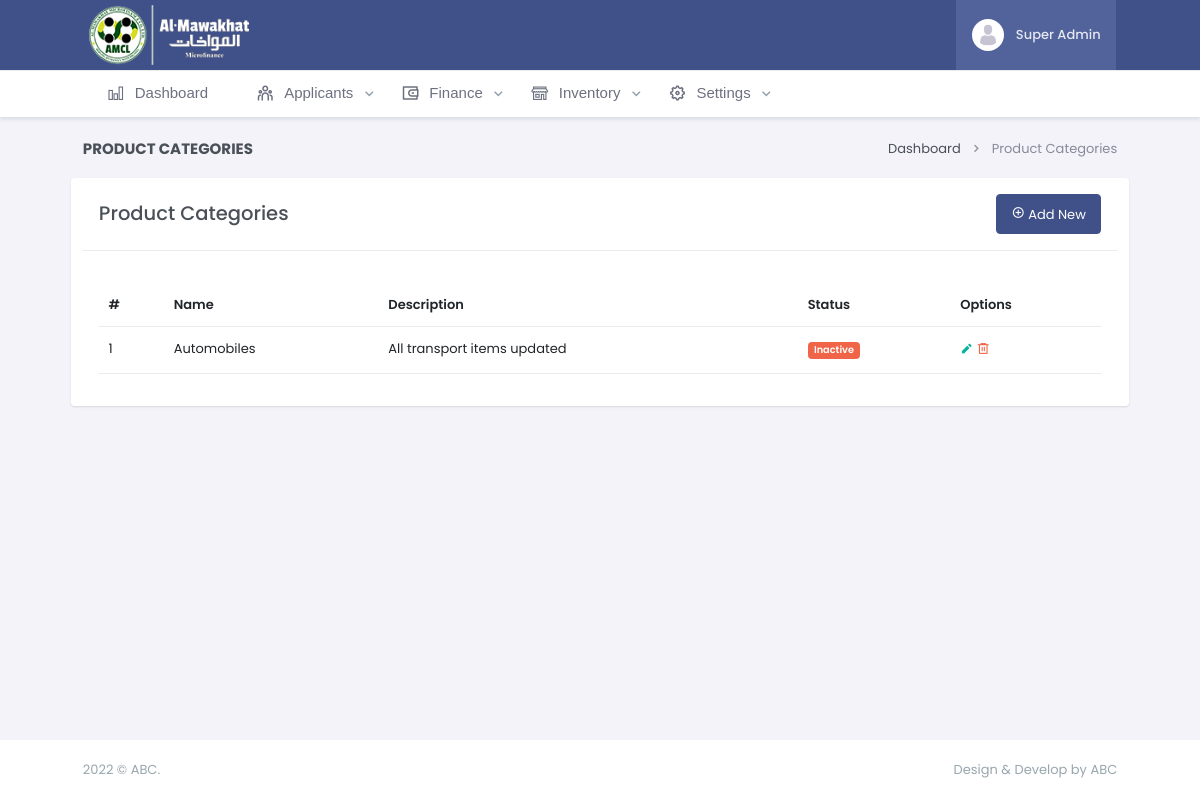
Screenshot of /product-categories (signed in) with the database file from the repository.
### inventory/models.py (models this page shows, shortened)
class ProductCategory(models.Model):
    STAUTS_CHOICES = (
        (1, 'Active'),
        (2, 'Inactive'),
    )
    status = models.IntegerField(choices=STAUTS_CHOICES, default=1)
    name = models.CharField(max_length=100)
    description = models.CharField(max_length=300, null=True, blank=True)
    class Meta:
        verbose_name = 'Product Category'
        verbose_name_plural = 'Product Categories'
        db_table = 'Product Categories'

### inventory/views.py (the view, shortened to what this page needs)
# urls.py: path('product-categories', productCategories, name="product-categories"),
@login_required
def productCategories(request):
    categories = ProductCategory.objects.all().order_by('-id')
    form = ProductCategoryForm()
    context = {
        'categories' : categories,
        'form' : form,
    }
    return render(request, 'inventory/product-categories.html', context)

### templates/inventory/product-categories.html (shortened to what this page needs)
{% extends 'base.html' %} {% load static %} {% load crispy_forms_tags %}
{% block body %}
<div class="row">
    <div class="col-12">
        <div class="page-title-box d-sm-flex align-items-center justify-content-between">
            <h4 class="mb-sm-0">Product Categories</h4>
            <div class="page-title-right">
                <ol class="breadcrumb m-0">
                    <li class="breadcrumb-item"><a href="{% url 'settings:dashboard' %}">Dashboard</a></li>
                    <li class="breadcrumb-item active">Product Categories</li>
                </ol>
            </div>
        </div>
    </div>
</div>
<div class="row">
    <div class="card">
        <div class="card-header d-sm-flex align-items-center justify-content-between">
            <h4 class="mb-sm-0">Product Categories</h4>
            <button class="btn btn-primary float-right" data-bs-toggle="modal" data-bs-target="#addCityModal"><i
                    class="ri-add-circle-line"></i> Add New</button>
        </div>
        <div class="card-body mt-3">
            {% if categories|length %}
            <div class=" table-responsive">
                <table class="table">
                    <thead>
                        <tr>
                            <th>#</th>
                            <th>Name</th>
                            <th>Description</th>
                            <th>Status</th>
                            <th>Options</th>
                        </tr>
                    </thead>
                    <tbody>
                        {% for i in categories %}
                        <tr>
                            <td scope="row">{{forloop.counter}}</td>
                            <td>{{i.name}}</td>
                            <td>{{i.description}}</td>
                            <td>
                                {% if i.status == 1 %}
                                <span class="badge bg-success">{{i.get_status_display}}</span>
                                {% else %}
                                <span class="badge bg-danger">{{i.get_status_display}}</span>
                                {% endif %}
                            </td>
                            <td>
                                <a type="button" class="text-success update-btn" data-id="{{i.id}}"
                                    data-name="{{i.name}}" data-description="{{i.description}}"
                                    data-status="{{i.status}}" data-bs-toggle="modal" data-bs-target="#updateCityModal">
                                    <i class="ri-pencil-fill"></i>
                                </a>
                                <a type="button" class="text-danger delete-btn" data-bs-toggle="modal"
                                    data-bs-target="#DeleteCityModal" data-id="{{i.id}}" data-name="{{i.name}}">
                                    <i class="ri-delete-bin-6-line"></i>
                                </a>
                            </td>
                        </tr>
                        {% endfor %}
                    </tbody>
                </table>
            </div>
            {% else %}
            <div class="card-header">
                <h4 class="text-center">No record found</h4>
            </div>
            {% endif %}
        </div>
    </div>
</div>
{% endblock body %}

### templates/base.html (shortened to what this page needs)
{% load static %}
<!doctype html>
<html lang="en" data-layout="horizontal" data-layout-style="" data-layout-position="fixed" data-topbar="dark">
<head>
    <link href="{% static 'libs/jsvectormap/css/jsvectormap.min.css' %}" rel="stylesheet" type="text/css" />
    <link rel="stylesheet" href="{% static 'libs/dropzone/dropzone.css' %}" type="text/css" />
    <link rel="stylesheet" href="{% static 'libs/filepond/filepond.min.css' %}" type="text/css" />
    <link rel="stylesheet"
        href="{% static 'libs/filepond-plugin-image-preview/filepond-plugin-image-preview.min.css' %}">
    <link href="https://cdn.jsdelivr.net/npm/select2@4.1.0-rc.0/dist/css/select2.min.css" rel="stylesheet" />
    <link href="{% static 'css/bootstrap.min.css' %}" rel="stylesheet" type="text/css" />
    <link href="{% static 'css/icons.min.css' %}" rel="stylesheet" type="text/css" />
    <link href="{% static 'css/app.min.css' %}" rel="stylesheet" type="text/css" />
    <link href="{% static 'css/custom.min.css' %}" rel="stylesheet" type="text/css" />
    <link href="{% static 'libs/sweetalert2/sweetalert2.min.css' %}" rel="stylesheet" type="text/css" />
</head>
<body>
    <div id="layout-wrapper">
        <header id="page-topbar">
            <div class="layout-width">
                <div class="navbar-header">
                    <div class="d-flex">
                        <div class="navbar-brand-box horizontal-logo">
                            <a href="{% url 'settings:dashboard' %}" class="logo logo-light">
                                <span class="logo-lg">
                                    <img src="{% static 'images/logo-light.png' %}" alt="" height="60">
                                </span>
                            </a>
                        </div>
                    </div>
                    <div class="d-flex align-items-center">
                        <div class="dropdown ms-sm-3 header-item topbar-user">
                            <button type="button" class="btn" id="page-header-user-dropdown" data-bs-toggle="dropdown"
                                aria-haspopup="true" aria-expanded="false">
                                <span class="d-flex align-items-center">
                                    <img class="rounded-circle header-profile-user"
                                        src="{% static 'images/users/avatar.jpg' %}" alt="Header Avatar">
                                    <span class="text-start ms-xl-2">
                                        <span
                                            class="d-none d-xl-inline-block ms-1 fw-medium user-name-text">{{request.user.first_name}}
                                            {{request.user.last_name}}</span>
                                    </span>
                                </span>
                            </button>
                        </div>
                    </div>
                </div>
            </div>
        </header>
        <div class="app-menu navbar-menu">
            <div id="scrollbar">
                <div class="container-fluid">
                    <ul class="navbar-nav" id="navbar-nav">
                        <li class="nav-item">
                            <a class="nav-link" href="{% url 'settings:dashboard' %}" aria-expanded="false"
                                aria-controls="sidebarDashboards">
                                <i class="las la-chart-bar"></i> <span data-key="t-dashboards">Dashboard</span>
                            </a>
                        </li>
                        <li class="nav-item">
                            <a class="nav-link" href="{% url 'settings:dashboard' %}" data-bs-toggle="collapse"
                                role="button" aria-expanded="false" aria-controls="sidebarDashboards">
                                <i class=" ri-team-line"></i> <span data-key="t-dashboards">Applicants</span>
                            </a>
                        </li>
                        <li class="nav-item">
                            <a class="nav-link" href="#" data-bs-toggle="collapse" role="button" aria-expanded="false"
                                aria-controls="sidebarDashboards">
                                <i class="ri-wallet-3-line"></i> <span data-key="t-dashboards">Finance</span>
                            </a>
                        </li>
                        <li class="nav-item">
                            <a class="nav-link" data-bs-toggle="collapse" role="button" aria-expanded="false"
                                aria-controls="sidebarDashboards">
                                <i class="las la-store-alt"></i> <span data-key="t-dashboards">Inventory</span>
                            </a>
                        </li>
                        <li class="nav-item">
                            <a class="nav-link" data-bs-toggle="collapse" role="button" aria-expanded="false"
                                aria-controls="sidebarDashboards">
                                <i class=" ri-settings-5-line"></i> <span data-key="t-dashboards">Settings</span>
                            </a>
                        </li>
                    </ul>
                </div>
            </div>
        </div>
    </div>
    <div class="main-content">
        <div class="page-content">
            <div class="container-fluid">
                {% block body %} {% endblock body %}
            </div>
        </div>
        <footer class="footer">
            <div class="container-fluid">
                <div class="row">
                    <div class="col-sm-6">
                         © ABC.
                    </div>
                    <div class="col-sm-6">
                        <div class="text-sm-end d-none d-sm-block">
                            Design & Develop by ABC
                        </div>
                    </div>
                </div>
            </div>
        </footer>
    </div>
</body>
</html>

### rows the page displays
ProductCategory: name "Automobiles", description "All transport items updated", status "Inactive"

### other values shown
{{ request.user.first_name }} "Super"
{{ request.user.last_name }} "Admin"
